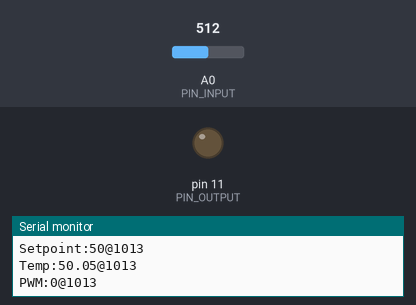
A sketch run on a simulated Arduino Uno, built with avr-gcc and run on an emulated ATmega328P. Shown: output pins drawn as LEDs (lit = HIGH), the last lines printed to the serial monitor. The test bench sets the inputs (shaded band); at power-on: A0 (PIN_INPUT) = 512.

Above: at 1.2 s.
1.3 s: A0 (PIN_INPUT) set to 0
At 2.0 s:
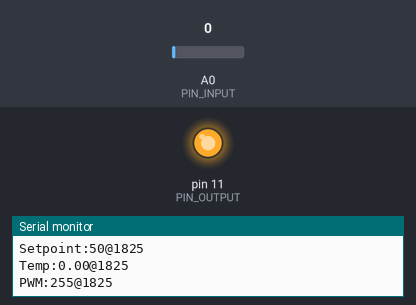
3.2 s: A0 (PIN_INPUT) set to 265
At 3.45 s:
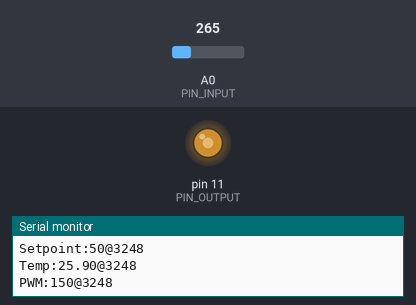
6.2 s: A0 (PIN_INPUT) set to 511
7.8 s: A0 (PIN_INPUT) set to 306
At 8.22 s:
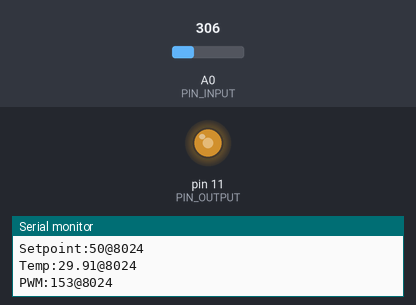
10.8 s: A0 (PIN_INPUT) set to 122
Timing chart, 0 to 13.4 s (numbered marks = the images above; inputs shaded):
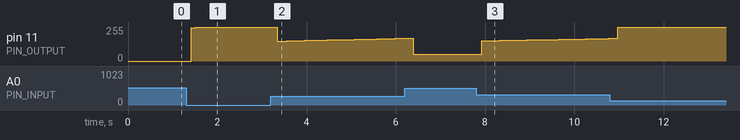

Measured:
- after the input at 1.3 s, pin 11 (PIN_OUTPUT): 0/255 → 251/255 after 0.12 s, → 253/255 0.10 s later, → 254/255 0.10 s later, → 255/255 0.10 s later
- after the input at 3.2 s, pin 11 (PIN_OUTPUT): 255/255 → 150/255 after 0.15 s, → 151/255 0.20 s later, → 152/255 0.10 s later, → 153/255 0.10 s later, … (21 changes in this stretch)
- after the input at 7.8 s, pin 11 (PIN_OUTPUT): moves from 51/255 to 169/255 over 2.8 s, starting after 0.12 s

The sketch:

main.ino
```cpp
// Disable optimization for Proteus.
#pragma GCC optimize ("-O0")
#pragma GCC push_options

const uint8_t PIN_INPUT   = A0;
const uint8_t PIN_OUTPUT  = 11;

#include "src/LIVE_SERIAL.h"
#include "src/myPID/myPID.h"

MyPID myPID(5.0, 0.0003, 0.0);

void setup() {
    Serial.begin(9600);
    myPID.setpoint = 50;
    myPID.setMinMax(0, 255);
}

void loop() {
    myPID.input = updateTemp();
    myPID.computePID();
    delay(100);

    analogWrite(PIN_OUTPUT, myPID.output);
    LIVESERIAL_MILLIS("Setpoint", String(myPID.setpoint), myPID.previousTime);
    LIVESERIAL_MILLIS("Temp", String(myPID.input), myPID.previousTime);
    LIVESERIAL_MILLIS("PWM", String(myPID.output), myPID.previousTime);
}

float updateTemp() {
    return ((analogRead(PIN_INPUT) / 1023.0) * 5.0 * 20);
}

#pragma GCC pop_options
```

LIVE_SERIAL.h
```cpp
void LIVESERIAL(String id, String value) {
    Serial.print(id); Serial.print(F(":")); Serial.println(value);
}

void LIVESERIAL_MILLIS(String id, String value, unsigned long ms) {
    Serial.print(id);  Serial.print(F(":")); Serial.print(value);
    Serial.print(F("@")); Serial.println(ms);
}
```

myPID.cpp
```cpp
#include "myPID.h"

MyPID::MyPID(float kp, float ki, float kd) {
    this->kp = kp;
    this->ki = ki;
    this->kd = kd;
}

MyPID::~MyPID() {}

void MyPID::setMinMax(uint8_t min, uint8_t max) {
    this->outputMin = min;
    this->outputMax = max;
}

void MyPID::computePID() {
    uint32_t currentTime, elapsedTime;
    float error, rateError, now_output;
    currentTime = millis();
    elapsedTime = (currentTime - previousTime);
    error = setpoint - input;

    // Integral del error
    cumError = cumError + (error * elapsedTime);
    // Derivada del error
    rateError = (error - lastError) / elapsedTime;
    // Sumador. Salida de PID.
    now_output = kp * error + ki * cumError + kd * rateError;
    // Corrección de valores extremos.
    if (now_output < 0) { output = 0; }
    else if (now_output > 255) {output = 255;}
    else { output = (int) now_output; }

    lastError = error;
    previousTime = currentTime;
}
```

myPID.h
```cpp
#ifndef myPID_h
#define myPID_h
#include "Arduino.h"

class MyPID {
private:
    uint8_t outputMin, outputMax;
    float lastError, cumError;
public:
    float kp, ki, kd;
    float input; uint8_t setpoint, output;
    unsigned long previousTime;
    MyPID(float kp, float ki, float kd);
    ~MyPID();
    void computePID();
    void setMinMax(uint8_t min, uint8_t max);
};

#endif
```
